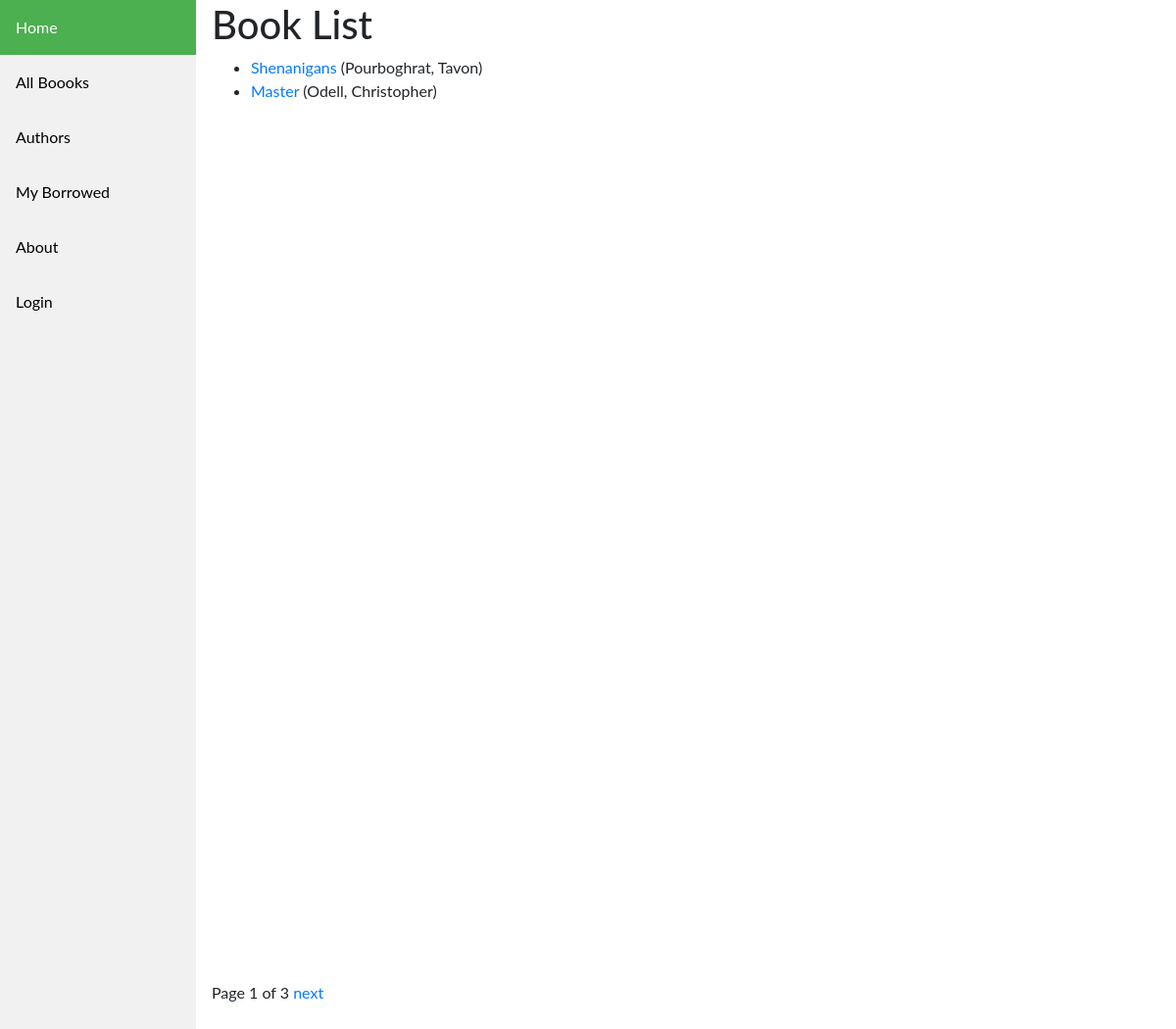
/catalog/books/, run on the app's committed database.
### catalog/models.py (models this page shows, shortened)
class Book(models.Model):
    title = models.CharField(max_length=200)
    author = models.ForeignKey('Author', on_delete=models.SET_NULL, null=True)
    summary = models.TextField(max_length=1000, help_text='Enter a brief description of the book')
    isbn = models.CharField('ISBN', max_length=13, help_text='13 Character <a href="https://www.isbn-international.org/content/what-isbn">ISBN number</a>')
    genre = models.ManyToManyField(Genre, help_text='Select a genre for this book')
    language = models.ForeignKey('Language', on_delete=models.SET_NULL, null=True)
    def get_absolute_url(self):
        return reverse('book-detail', args=[str(self.id)])
    def display_genre(self):
        """Create a string for the Genre. This is required to display genre in Admin."""
        return ', '.join(genre.name for genre in self.genre.all()[:3])
    display_genre.short_description = 'Genre'

class Author(models.Model):
    first_name = models.CharField(max_length=100)
    last_name = models.CharField(max_length=100)
    date_of_birth = models.DateField(null=True, blank=True)
    date_of_death = models.DateField('died', null=True, blank=True)
    class Meta:
        ordering = ['last_name', 'first_name']
    def __str__(self):
        return f'{self.last_name}, {self.first_name}'

### catalog/views.py (the view)
# urls.py: path('books/', views.BookListView.as_view(), name='books'),
class BookListView(generic.ListView):
    model = Book
    paginate_by = 2

### catalog/templates/catalog/book_list.html
{% extends "catalog/base_generic.html" %} {% block content %}
<h1>Book List</h1>
{% if book_list %}
<ul>
  {% for book in book_list %}
  <li>
    <a href="{{ book.get_absolute_url }}">{{ book.title }}</a> ({{book.author}})
  </li>
  {% endfor %}
</ul>
{% else %}
<p>There are no books in the library.</p>
{% endif %} {% endblock %}

### catalog/static/css/styles.css (style rules this page uses)
body { margin: 0; font-family: "Lato", sans-serif; }

### data on the page
Book: title "Shenanigans", author "Pourboghrat, Tavon"
Book: title "Master", author "Odell, Christopher"

### other printed values
{{ page_obj.number }} "1"
{{ page_obj.paginator.num_pages }} "3"
